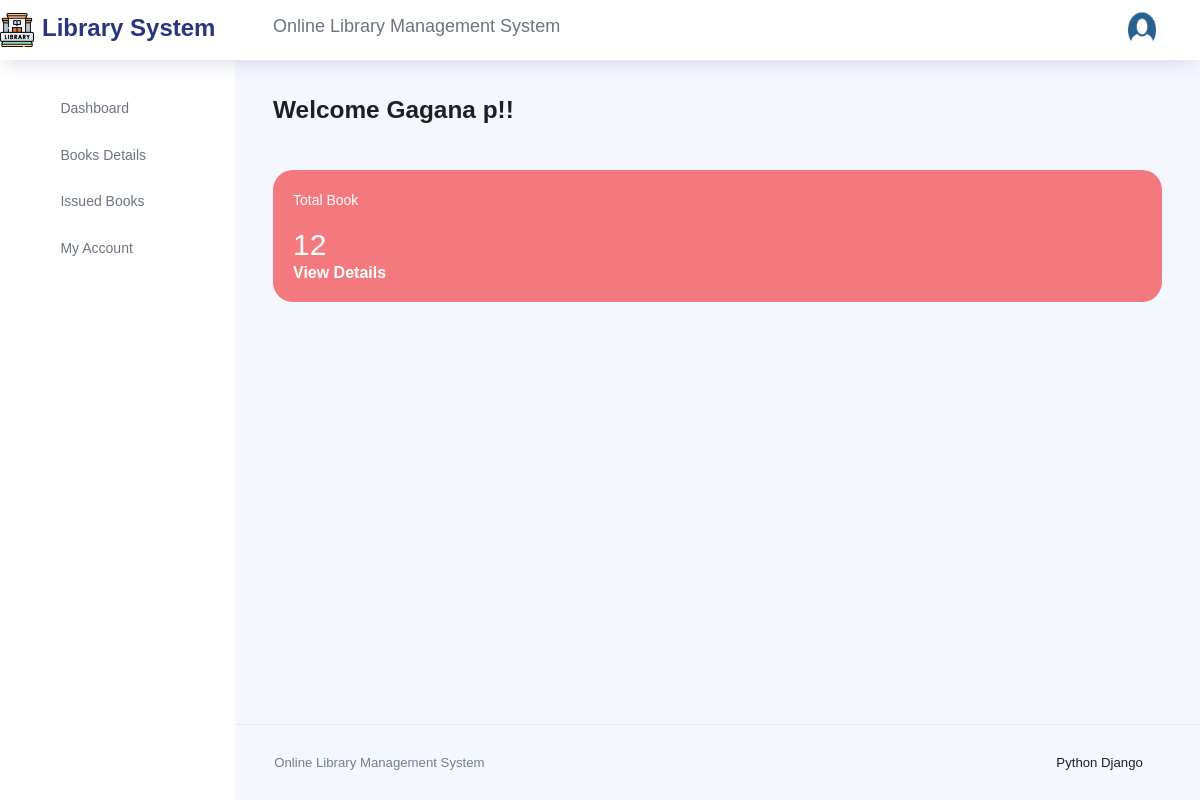
The app's page /Dashboard (signed in) with its own data.
### olmsapp/models.py (models this page shows)
class CustomUser(AbstractUser):
    USER = (
        (1, 'admin'),
        (2, 'students'),
    )
    user_type = models.IntegerField(choices=USER, default=1)  # Changed to IntegerField
    profile_pic = models.ImageField(upload_to='media/profile_pic', blank=True, null=True)  # Optional field for profile pic

### olms/views.py (the view)
# urls.py: path('Dashboard', views.DASHBOARD, name='dashboard'),
@login_required(login_url = '/')
def DASHBOARD(request):
    cat_count = Category.objects.all().count()
    author_count = Author.objects.all().count()
    book_count = Book.objects.all().count()
    issbook_count = Book.objects.filter(isIssued=True).count()  # Corrected the filter
    regusers_count = Student.objects.all().count()
    retbook_count = Book.objects.filter(isIssued='Return').count()
    context = {
        'cat_count': cat_count,
        'author_count': author_count,
        'book_count': book_count,
        'issbook_count': issbook_count,
        'regusers_count': regusers_count,
        'retbook_count' : retbook_count,
    }
    return render(request, 'dashboard.html', context)

### templates/dashboard.html (shortened to what this page needs)
{% extends 'base.html' %}
{% block content %}
{% load static %}
{% if user.user_type == 1 %}
<div class="row">
    <div class="col-md-12 grid-margin">
      <div class="row">
        <div class="col-12 col-xl-8 mb-4 mb-xl-0">
          <h3 class="font-weight-bold">Welcome {{user.first_name}} {{user.last_name}}!!</h3>
        </div>
        <div class="col-12 col-xl-4">
         <div class="justify-content-end d-flex">
         </div>
        </div>
      </div>
    </div>
  </div>
  <div class="row">
    <div class="col-md-12 grid-margin transparent">
      <div class="row">
        <div class="col-md-6 mb-4 stretch-card transparent">
          <div class="card card-tale">
            <div class="card-body">
              <p class="mb-4">Total Category</p>
              <p class="fs-30 mb-2">{{cat_count}}</p>
              <a href="{% url 'manage_category' %}"> <strong style="color: white;"> View Details</strong></a>
            </div>
          </div>
        </div>
        <div class="col-md-6 mb-4 stretch-card transparent">
          <div class="card card-dark-blue">
            <div class="card-body">
              <p class="mb-4">Total Listed Author</p>
              <p class="fs-30 mb-2">{{author_count}}</p>
              <a href="{% url 'manage_author' %}"> <strong style="color: white;"> View Details</strong></a>
            </div>
          </div>
        </div>
      </div>
      <div class="row">
        <div class="col-md-6 mb-4 mb-lg-0 stretch-card transparent">
          <div class="card card-light-blue">
            <div class="card-body">
              <p class="mb-4">Total Book</p>
              <p class="fs-30 mb-2">{{book_count}}</p>
             <a href="{% url 'manage_books' %}"> <strong style="color: white;"> View Details</strong></a>
            </div>
          </div>
        </div>
        <div class="col-md-6 stretch-card transparent">
          <div class="card card-light-danger">
            <div class="card-body">
              <p class="mb-4">Total Issued Books</p>
              <p class="fs-30 mb-2">{{issbook_count}}</p>
              <a href="{% url 'manage_issued_books' %}"><strong style="color: white;"> View Details</strong></a>
            </div>
          </div>
        </div>
      </div>
    </div>
    <div class="col-md-12 grid-margin transparent">
      <div class="row">
        <div class="col-md-6 mb-4 stretch-card transparent">
          <div class="card card-tale">
            <div class="card-body">
              <p class="mb-4">Total Return Books</p>
              <p class="fs-30 mb-2">{{retbook_count}}</p>
              <a href="{% url 'manage_issued_books' %}"> <strong style="color: white;"> View Details</strong></a>
            </div>
          </div>
        </div>
        <div class="col-md-6 mb-4 stretch-card transparent">
          <div class="card card-dark-blue ">
            <div class="card-body">
              <p class="mb-4">Total Reg Users</p>
              <p class="fs-30 mb-2">{{regusers_count}}</p>
              <a href="{% url 'manage_regusers' %}"> <strong style="color: white;"> View Details</strong></a>
            </div>
          </div>
        </div>
      </div>
    </div>
  </div>
  {% elif user.user_type == 2 %}
  <div class="row">
    <div class="col-md-12 grid-margin">
      <div class="row">
        <div class="col-12 col-xl-8 mb-4 mb-xl-0">
          <h3 class="font-weight-bold">Welcome {{user.first_name}} {{user.last_name}}!!</h3>
        </div>
        <div class="col-12 col-xl-4">
        </div>
      </div>
    </div>
  </div>
  <div class="row">
    <div class="col-md-12 grid-margin transparent">
      <div class="row">
        <div class="col-md-12 stretch-card transparent">
          <div class="card card-light-danger">
            <div class="card-body">
              <p class="mb-4">Total Book</p>
              <p class="fs-30 mb-2">{{book_count}}</p>
             <a href="{% url 'books_details' %}"> <strong style="color: white;"> View Details</strong></a>
            </div>
          </div>
        </div>
      </div>
    </div>
  </div>{% endif %}
  {% endblock %}

### templates/includes/header.html (shortened to what this page needs)
{% load static %}
<nav class="navbar col-lg-12 col-12 p-0 fixed-top d-flex flex-row">
    <div class="text-center navbar-brand-wrapper d-flex align-items-center justify-content-center">
      <a class="navbar-brand brand-logo mr-5" href="{% url 'dashboard' %}"><img src="{% static 'assets/images/8074804.png'%}" class="mr-2" alt="logo"/><strong>Library System</strong></a>
    </div>
    <div class="navbar-menu-wrapper d-flex align-items-center justify-content-end">
   <h4 style="text-align: center;">Online Library Management System</h4>
      <ul class="navbar-nav navbar-nav-right">
        <li class="nav-item nav-profile dropdown">
          <a class="nav-link dropdown-toggle" href="#" data-toggle="dropdown" id="profileDropdown">
            {% if user.profile_pic %}
             <img src="{{ user.profile_pic.url }}" alt="profile">
             {% else %}
             <img src="/static/images/default.png" alt="profile">
              {% endif %}
          </a>
        </li>
      </ul>
    </div>
  </nav>

### records on screen
CustomUser: profile_pic (picture), first_name "Gagana", last_name "p"

### other values on screen
{{ book_count }} "12"
